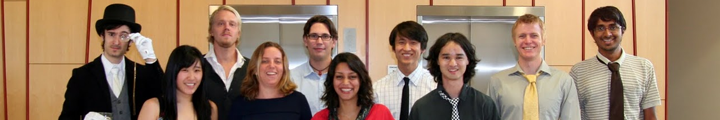
#> input picture faces.png, 720 x 120 px
$ python face_detect_haarcascade.py
#> lines starting #> are read from the running program, lines starting #| are printed output that depends on the picture; after the words box and inside, x2 and y2 are one past the last pixel; in counts of white or black regions, pixels touching at a corner belong together
import cv2 as cv


# # Reading Images
my_image = cv.imread("faces.png")
#> my_image is the input picture: shape (120, 720, 3); mean B, G, R 99.3, 121.7, 147.6

gray = cv.cvtColor(my_image, cv.COLOR_BGR2GRAY)
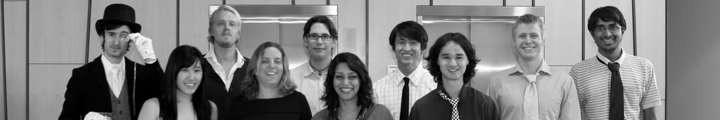
#> gray: shape (120, 720); min 0, max 255, mean 126.9

def rescaleFrame(frame, scale=1):
#> called with scale = 1
    width = int(frame.shape[1] * scale)
#> width = 720
    height = int(frame.shape[0] * scale)
#> height = 120
    dimensions = (width, height)
#> dimensions = (720, 120)
    return cv.resize(frame, dimensions)


resized_image = rescaleFrame(gray)
resized_color_image = rescaleFrame(my_image)

# cv.imshow('Gray Person Image', resized_image)

haar_cascade = cv.CascadeClassifier('haar_face.xml')
faces_rect = haar_cascade.detectMultiScale(resized_image, scaleFactor=1.1, minNeighbors=2)
#> faces_rect = [[211, 12, 32, 32], [304, 25, 31, 31], [512, 23, 32, 32], [255, 49, 33, 33], [176, 60, 30, 30], [329, 64, 33, 33], [590, 15, 33, 33], [102, 25, 29, 29], [391, 30, 34, 34], [434, 42, 39, 39]]


print(f'{len(faces_rect)}')
#| 10


for (x,y,w,h) in faces_rect:
    cv.rectangle(resized_color_image, (x,y), (x+w, y+h), (0,255,0), 2)
#> this loop made 10 passes
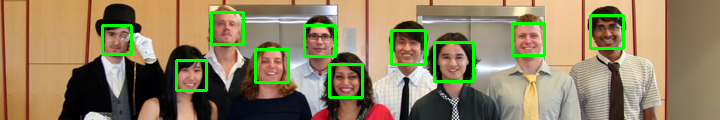
#> resized_color_image: shape (120, 720, 3); 4.48% of pixels changed, all inside (x1, y1, x2, y2) = (101, 11, 625, 99)


cv.imshow('Detected Faces', resized_color_image)

cv.waitKey(0)
